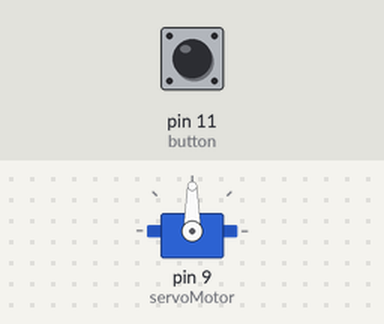
The sketch below on a simulated Arduino Uno, built with avr-gcc and run on an emulated ATmega328P. On the bench: servo. The inputs (shaded band) are chosen by the test bench; at power-on: pin 11 (button) LOW.

Above: at 0.1 s.
At 2.1 s:
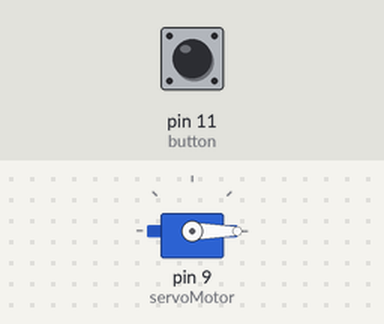
Timing chart, 0 to 3.6 s (numbered marks = the images above):
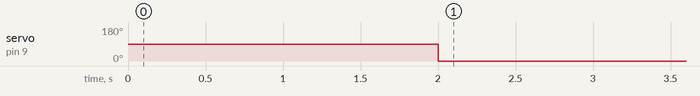

Measured:
- by itself, servo on pin 9 (servoMotor): 90° → 0° at 2.0 s

The sketch:

peper_spry.ino
```cpp
/*
  Creado: Luis del Valle (ldelvalleh@programarfacil.com)
  https://programarfacil.com
*/

// Incluímos la librería para poder controlar el servo
#include <Servo.h>

// Declaramos la variable para controlar el servo
Servo servoMotor;

const int button=11;

void setup() {
  // Iniciamos el monitor serie para mostrar el resultado
  Serial.begin(9600);
  pinMode(button, INPUT);

  // Iniciamos el servo para que empiece a trabajar con el pin 9
  servoMotor.attach(9);
  servoMotor.write(0);
  servoMotor.write(90);
  delay(2000);
  servoMotor.write(0);
}

void loop() {

  // Desplazamos a la posición 0º
  if (digitalRead(button) == HIGH){
    servoMotor.write(90);
  }else {
    servoMotor.write(0);
  }

}
```
